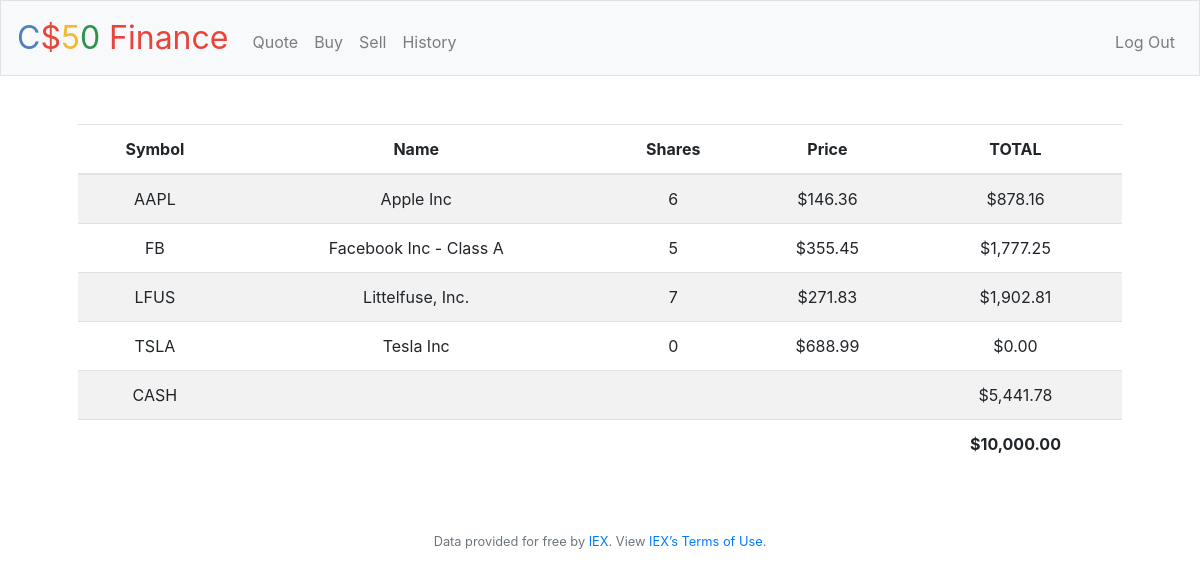
The page / (signed in) on the database its author committed.
### tables this page shows
CREATE TABLE transactions (
 id INTEGER PRIMARY KEY AUTOINCREMENT,
 user_id INTEGER NOT NULL,
 name TEXT NOT NULL,
 shares INTEGER NOT NULL,
 price NUMERIC NOT NULL,
 type TEXT NOT NULL,
 symbol TEXT NOT NULL,
 time TIMESTAMP DEFAULT CURRENT_TIMESTAMP,
 FOREIGN KEY(user_id) REFERENCES users(id)
);

CREATE TABLE users (id INTEGER, username TEXT NOT NULL, hash TEXT NOT NULL, cash NUMERIC NOT NULL DEFAULT 10000.00, PRIMARY KEY(id));

### application.py (the view)
@app.route("/")
@login_required
def index():
    user_id = session["user_id"]
    stocks = db.execute("SELECT symbol, name, price, SUM(shares) as totalShares FROM transactions WHERE user_id = ? GROUP BY symbol", user_id)
    cash = db.execute("SELECT cash FROM users WHERE id = ?", user_id)[0]["cash"]
    total = cash
    for stock in stocks:
        total += stock["price"] * stock["totalShares"]
    return render_template("index.html", stocks=stocks, cash=cash, usd_function=usd, total=total)

### application.py (called while the page is built)
@app.after_request
def after_request(response):
    response.headers["Cache-Control"] = "no-cache, no-store, must-revalidate"
    response.headers["Expires"] = 0
    response.headers["Pragma"] = "no-cache"
    return response

### helpers.py (called while the page is built)
def login_required(f):
    @wraps(f)
    def decorated_function(*args, **kwargs):
        if session.get("user_id") is None:
            return redirect("/login")
        return f(*args, **kwargs)
    return decorated_function

def usd(value):
    return f"${value:,.2f}"

### templates/index.html (shortened to what this page needs)
{% extends "layout.html" %}
{% block main %}
    <table class="table table-striped">
        <thead>
            <tr>
                <th>Symbol</th>
                <th>Name</th>
                <th>Shares</th>
                <th>Price</th>
                <th>TOTAL</th>
            </tr>
        </thead>
        <tbody>
            {% for stock in stocks %}
                <tr>
                    <td>{{ stock["symbol"] }}</td>
                    <td>{{ stock["name"] }}</td>
                    <td>{{ stock["totalShares"] }}</td>
                    <td>{{ usd_function(stock["price"]) }}</td>
                    <td>{{ usd_function(stock["totalShares"] * stock["price"]) }}</td>
                </tr>
            {% endfor %}
            <tr>
                <td>CASH</td>
                <td colspan="3"></td>
                <td>{{ usd_function(cash) }}</td>
            </tr>
        </tbody>
        <tfoot>
            <td colspan="4"></td>
            <td><strong>{{ usd_function(total) }}</strong></td>
        </tfoot>
    </table>
{% endblock %}

### rows shown on the page
transactions: symbol "FB", name "Facebook Inc - Class A", totalShares "5", price "$355.45", totalShares "$1,777.25"
users: cash "$5,441.78"

### other values the page prints
{{ stock["symbol"] }} "AAPL" "LFUS" "TSLA"
{{ stock["name"] }} "Apple Inc" "Littelfuse, Inc." "Tesla Inc"
{{ stock["totalShares"] }} "6" "7" "0"
{{ usd_function(stock["price"]) }} "$146.36" "$271.83" "$688.99"
{{ usd_function(stock["totalShares"] * stock["price"]) }} "$878.16" "$1,902.81" "$0.00"
{{ usd_function(total) }} "$10,000.00"
